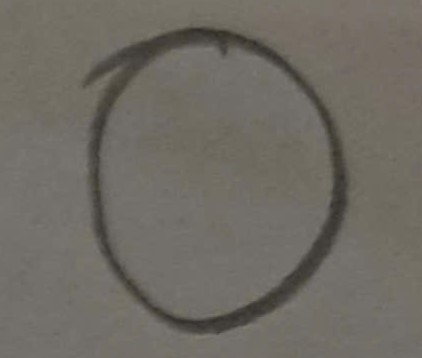
#> input picture Real_Digits/raw/0/0_01.jpg, 422 x 358 px; its folder holds only this picture in this run
$ python preprocess_digits.py
#> lines starting #> are read from the running program, lines starting #| are printed output that depends on the picture; after the words box and inside, x2 and y2 are one past the last pixel; in counts of white or black regions, pixels touching at a corner belong together
from pathlib import Path

import cv2
import numpy as np


ROOT = Path(__file__).resolve().parent.parent
RAW_DIR = ROOT / "raw"
OUT_DIR = ROOT / "processed"

OUT_DIR.mkdir(parents=True, exist_ok=True)


def preprocess_digit(image_path: Path, target_stroke_px: float = 2.0) -> np.ndarray:
    """
    Tiền xử lý ảnh chữ số viết tay thô (raw) thành định dạng chuẩn MNIST 28x28:
    1. Làm sạch viền mép ảnh chụp (tránh vệt trắng/đen từ viền crop).
    2. Chuẩn hóa độ sáng bằng Gaussian division để khử bóng đổ mượt mà.
    3. Phân ngưỡng tự động Otsu để trích xuất nét chữ tự nhiên, chính xác.
    4. Hàn gắn các vi đứt đoạn bằng Morphological Closing.
    5. Lọc nhiễu thông minh bằng Connected Components, giữ toàn bộ nét chữ.
    6. Tự động chuẩn hóa độ dày nét (Stroke Width Normalization) để nét bút bi mảnh
       đạt độ dày chuẩn MNIST (xấp xỉ 2.0 - 2.5px trên canvas 28x28).
    7. Resize giữ tỷ lệ khung hình vào ô 20x20.
    8. Đặt vào canvas 28x28 và căn giữa theo trọng tâm kết hợp biên giới hạn (Bounded Centering).
    """
#> called with target_stroke_px = 2
    # 1. Đọc ảnh grayscale
    gray = cv2.imread(str(image_path), cv2.IMREAD_GRAYSCALE)
#> gray: shape (358, 422); min 45, max 125, mean 107.2
    if gray is None:
        raise RuntimeError(f"Không thể đọc ảnh: {image_path}")

    # 2. Khử vệt mép ảnh chụp do crop/scan viền
    margin = 4
    if gray.shape[0] > 2 * margin and gray.shape[1] > 2 * margin:
        gray[:margin, :] = gray[margin:margin + 1, :]
#> gray: shape (358, 422); min 45, max 125, mean 107.2
        gray[-margin:, :] = gray[-margin - 1:-margin, :]
#> gray: shape (358, 422); min 45, max 125, mean 107.2
        gray[:, :margin] = gray[:, margin:margin + 1]
#> gray: shape (358, 422); min 45, max 125, mean 107.2
        gray[:, -margin:] = gray[:, -margin - 1:-margin]
#> gray: shape (358, 422); min 45, max 125, mean 107.2

    # 3. Khử bóng đổ và cân bằng ánh sáng bằng Gaussian Background Division
    sigma = max(gray.shape) / 12.0
#> sigma = 35.17
    blur_bg = cv2.GaussianBlur(gray, (0, 0), sigmaX=sigma, sigmaY=sigma)
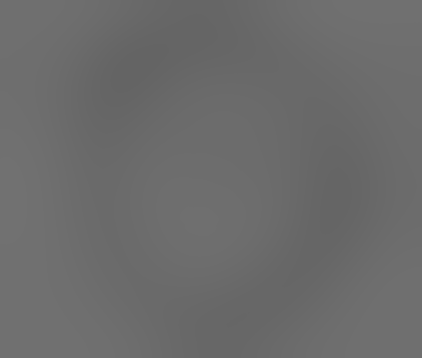
#> blur_bg: shape (358, 422); min 100, max 113, mean 107.2
    norm = cv2.divide(gray, blur_bg, scale=255)
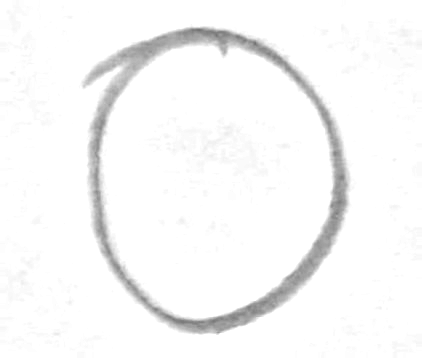
#> norm: shape (358, 422); min 113, max 255, mean 247.6

    # 4. Làm mượt nhẹ và phân ngưỡng tự động Otsu
    blur = cv2.GaussianBlur(norm, (5, 5), 0)
    _, bw = cv2.threshold(blur, 0, 255, cv2.THRESH_BINARY_INV + cv2.THRESH_OTSU)
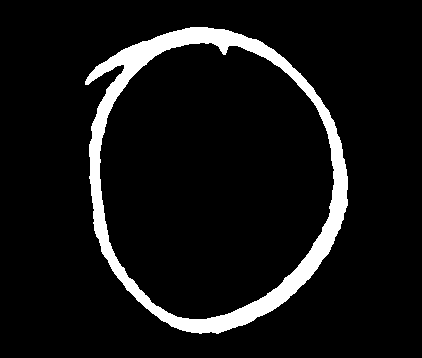
#> bw: shape (358, 422); 7.8% white; 1 white region, box (x1, y1, x2, y2) and area: (85, 27, 348, 334) 11823

    # 5. Hàn gắn các vi đứt đoạn trên nét bút
    bw = cv2.morphologyEx(
        bw,
        cv2.MORPH_CLOSE,
        cv2.getStructuringElement(cv2.MORPH_ELLIPSE, (3, 3))
    )
#> bw: shape (358, 422); 7.8% white; 1 white region, box (x1, y1, x2, y2) and area: (85, 27, 348, 334) 11826

    # 6. Xóa nhiễu ở sát viền ảnh
    bw[:2, :] = 0
    bw[-2:, :] = 0
    bw[:, :2] = 0
    bw[:, -2:] = 0

    # 7. Tìm connected components
    n_labels, labels, stats, _ = cv2.connectedComponentsWithStats(
        bw,
        connectivity=8
    )
#> n_labels = 2; stats = [[0, 0, 422, 358, 139250], [85, 27, 263, 307, 11826]]

    if n_labels <= 1:
        raise RuntimeError(f"Không tìm thấy chữ số: {image_path}")

    components = []
    for label in range(1, n_labels):
        x, y, comp_w, comp_h, area = stats[label]
        if area >= 15:
            components.append((area, label, x, y, comp_w, comp_h))
#> this loop made 1 pass
#> after the loop, components = [(11826, 1, 85, 27, 263, 307)]

    if not components:
        raise RuntimeError(f"Không tìm thấy component hợp lệ: {image_path}")

    components.sort(reverse=True)
    max_area = components[0][0]
#> max_area = 11826

    # Giữ các nét thuộc chữ số
    selected = [
        c for c in components
        if c[0] >= max(30, 0.015 * max_area)
    ]
#> selected = [(11826, 1, 85, 27, 263, 307)]

    clean = np.zeros_like(bw)
    xs, ys, x2s, y2s = [], [], [], []

    for area, label, x, y, comp_w, comp_h in selected:
        clean[labels == label] = 255
        xs.append(x)
        ys.append(y)
        x2s.append(x + comp_w - 1)
        y2s.append(y + comp_h - 1)
#> this loop made 1 pass
#> after the loop, x2s = [347]; xs = [85]; y2s = [333]; ys = [27]

    # 8. Crop đúng vùng bao chữ số
    x1 = min(xs)
#> x1 = 85
    y1 = min(ys)
#> y1 = 27
    x2 = max(x2s)
#> x2 = 347
    y2 = max(y2s)
#> y2 = 333

    digit = clean[y1:y2 + 1, x1:x2 + 1]
#> digit: shape (307, 263); 14.6% white; 1 white region, box (x1, y1, x2, y2) and area: (0, 0, 263, 307) 11826
    dh, dw = digit.shape
#> dh = 307; dw = 263
    scale = 20.0 / max(dh, dw)
#> scale = 0.0651

    # 9. Tự động chuẩn hóa độ dày nét chữ (Stroke Width Normalization)
    dist = cv2.distanceTransform(digit, cv2.DIST_L2, 3)
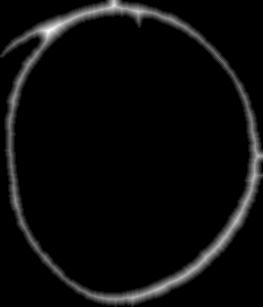
#> dist: shape (307, 263) float32; min 0, max 12.32, mean 0.564; drawn with min black and max white
    if np.sum(dist > 0) > 0:
        stroke_width_raw = 2.0 * float(np.mean(dist[dist > 0]))
#> stroke_width_raw = 7.7
        projected_stroke = stroke_width_raw * scale
#> projected_stroke = 0.502
        # Nếu nét bút ở ảnh gốc quá mảnh khi thu về 20x20 (< target_stroke_px), tự động giãn nét thích ứng
        if projected_stroke < target_stroke_px:
            needed_dilation = int(round((target_stroke_px - projected_stroke) / scale))
#> needed_dilation = 23
            if needed_dilation >= 2:
                # Giới hạn kernel dilation để tránh bít kín các lỗ hổng tự nhiên của số 6, 8, 9
                k = min(needed_dilation, max(2, int(max(dh, dw) * 0.02)))
#> k = 6
                digit = cv2.dilate(digit, cv2.getStructuringElement(cv2.MORPH_ELLIPSE, (k, k)))
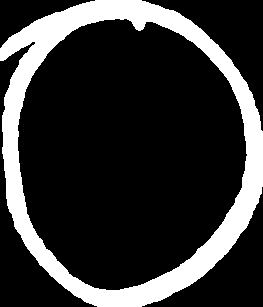
#> digit: shape (307, 263); 20.5% white; 1 white region, box (x1, y1, x2, y2) and area: (0, 0, 263, 307) 16529
                dh, dw = digit.shape
                scale = 20.0 / max(dh, dw)

    # 10. Resize giữ tỷ lệ nằm trong khung 20x20
    new_w = max(1, round(dw * scale))
#> new_w = 17
    new_h = max(1, round(dh * scale))
#> new_h = 20

    digit_resized = cv2.resize(
        digit,
        (new_w, new_h),
        interpolation=cv2.INTER_AREA
    )

    # 11. Đặt vào Canvas 28x28 nền đen
    canvas = np.zeros((28, 28), dtype=np.uint8)
    ox = (28 - new_w) // 2
#> ox = 5
    oy = (28 - new_h) // 2
#> oy = 4
    canvas[oy:oy + new_h, ox:ox + new_w] = digit_resized
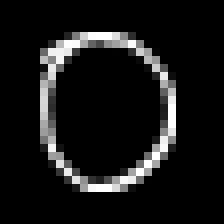
#> canvas: shape (28, 28) (shown 8 times larger); min 0, max 255, mean 22.6

    # 12. Căn giữa theo trọng tâm kết hợp giới hạn độ lệch (Bounded Center of Mass)
    moments = cv2.moments(canvas)
#> moments = moments, m00 17747, centre m10/m00, m01/m00 = (12.65, 13.03)
    if moments["m00"] != 0:
        cx = moments["m10"] / moments["m00"]
#> cx = 12.65
        cy = moments["m01"] / moments["m00"]
#> cy = 13.03
        # Giới hạn độ dịch trong khoảng [-2, 2] để tránh làm lệch tâm hình học
        dx = int(np.clip(round(13.5 - cx), -2, 2))
#> dx = 1
        dy = int(np.clip(round(13.5 - cy), -2, 2))
#> dy = 0

        M = np.float32([
            [1, 0, dx],
            [0, 1, dy]
        ])
#> M = [[1, 0, 1], [0, 1, 0]]

        canvas = cv2.warpAffine(
            canvas,
            M,
            (28, 28),
            borderValue=0
        )
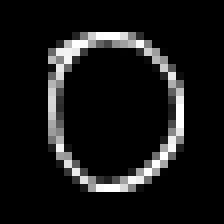
#> canvas: shape (28, 28) (shown 8 times larger); min 0, max 255, mean 22.6

    # Chuẩn hóa dải giá trị [0, 255]
    if canvas.max() > 0:
        canvas = cv2.normalize(
            canvas,
            None,
            0,
            255,
            cv2.NORM_MINMAX
        )

    return canvas


def main():
    total = 0

    for label in range(10):
        src_dir = RAW_DIR / str(label)
        dst_dir = OUT_DIR / str(label)

        dst_dir.mkdir(parents=True, exist_ok=True)

        for image_path in sorted(src_dir.glob("*.*")):
            if image_path.suffix.lower() not in {
                ".jpg",
                ".jpeg",
                ".png",
                ".bmp"
            }:
                continue

            output = preprocess_digit(image_path)
            out_path = dst_dir / f"{image_path.stem}.png"

            cv2.imwrite(str(out_path), output)
            print(f"[OK] {image_path.parent.name}/{image_path.name} -> {dst_dir.name}/{out_path.name}")
            total += 1
#> pass 2 of the loop in main, `for label in range(10):`:
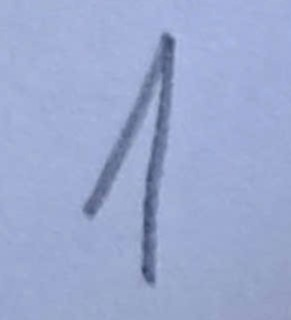
#> input picture Real_Digits/raw/1/1_01.jpg, 291 x 320 px
#> blur_bg: shape (320, 291)
#> norm: shape (320, 291)
#> blur: shape (320, 291)
#> in preprocess_digit (call 2), `_, bw = cv2.threshold(blur, 0, 255, cv2.THRESH_BINARY_INV + cv2.THRESH..`:
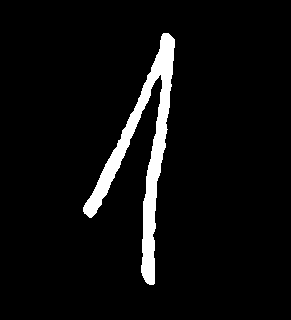
#> bw: shape (320, 291); 5.3% white; 1 white region, box (x1, y1, x2, y2) and area: (83, 33, 175, 285) 4948
#> labels: shape (320, 291) int32; values 0 (black) and 1 (white), 5.3% white; 1 white region, box (x1, y1, x2, y2) and area: (83, 33, 175, 285) 4952
#> stats = [[0, 0, 291, 320, 88168], [83, 33, 92, 252, 4952]]
#> the loop in preprocess_digit (call 2), `for label in range(1, n_labels):` made 1 pass
#> after the loop in preprocess_digit (call 2), `for label in range(1, n_labels):`: components = [(4952, 1, 83, 33, 92, 252)]
#> max_area = 4952
#> selected = [(4952, 1, 83, 33, 92, 252)]
#> the loop in preprocess_digit (call 2), `for area, label, x, y, comp_w, comp_h in selected:` made 1 pass
#> after the loop in preprocess_digit (call 2), `for area, label, x, y, comp_w, comp_h in selected:`: x2s = [174]; xs = [83]; y2s = [284]; ys = [33]
#> x1 = 83
#> y1 = 33
#> x2 = 174
#> y2 = 284
#> dist: shape (252, 92) float32
#> stroke_width_raw = 6.78
#> projected_stroke = 0.538
#> needed_dilation = 18
#> k = 5
#> moments = moments, m00 10320, centre m10/m00, m01/m00 = (14.06, 13.12)
#> cx = 14.06
#> cy = 13.12
#> dx = -1
#> M = [[1, 0, -1], [0, 1, 0]]
#> in preprocess_digit (call 2), `canvas = cv2.warpAffine( canvas, M, (28, 28), borderValue=0 )`:
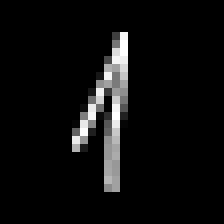
#> canvas: shape (28, 28) (shown 8 times larger); min 0, max 255, mean 13.2

    print()
    print(f"Processed successfully: {total} digit images with stroke normalization (MNIST format 28x28).")


if __name__ == "__main__":
    main()
